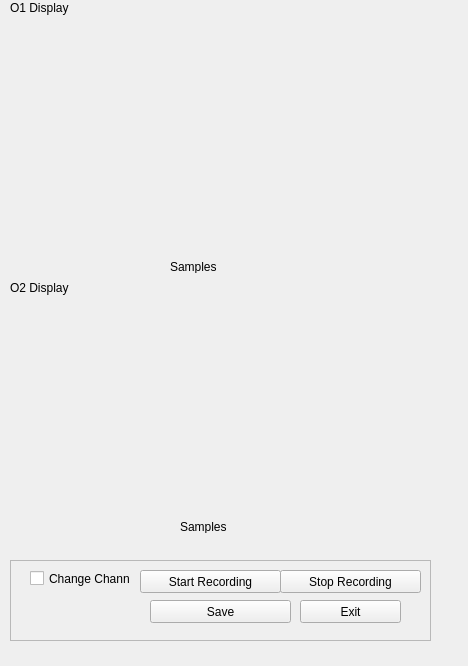
<?xml version="1.0" encoding="UTF-8"?>
<ui version="4.0">
 <class>Form</class>
 <widget class="QWidget" name="Form">
  <property name="geometry">
   <rect>
    <x>0</x>
    <y>0</y>
    <width>468</width>
    <height>666</height>
   </rect>
  </property>
  <property name="windowTitle">
   <string>Form</string>
  </property>
  <widget class="QwtPlot" name="qwtPlot">
   <property name="geometry">
    <rect>
     <x>10</x>
     <y>20</y>
     <width>421</width>
     <height>241</height>
    </rect>
   </property>
  </widget>
  <widget class="QFrame" name="frame">
   <property name="geometry">
    <rect>
     <x>10</x>
     <y>560</y>
     <width>421</width>
     <height>81</height>
    </rect>
   </property>
   <property name="frameShape">
    <enum>QFrame::StyledPanel</enum>
   </property>
   <property name="frameShadow">
    <enum>QFrame::Raised</enum>
   </property>
   <widget class="QPushButton" name="btn2">
    <property name="geometry">
     <rect>
      <x>270</x>
      <y>10</y>
      <width>141</width>
      <height>23</height>
     </rect>
    </property>
    <property name="text">
     <string>Stop Recording</string>
    </property>
   </widget>
   <widget class="QPushButton" name="Exit">
    <property name="geometry">
     <rect>
      <x>290</x>
      <y>40</y>
      <width>101</width>
      <height>23</height>
     </rect>
    </property>
    <property name="text">
     <string>Exit</string>
    </property>
   </widget>
   <widget class="QPushButton" name="btn1">
    <property name="geometry">
     <rect>
      <x>130</x>
      <y>10</y>
      <width>141</width>
      <height>23</height>
     </rect>
    </property>
    <property name="text">
     <string>Start Recording</string>
    </property>
   </widget>
   <widget class="QCheckBox" name="chan_check">
    <property name="geometry">
     <rect>
      <x>20</x>
      <y>10</y>
      <width>101</width>
      <height>17</height>
     </rect>
    </property>
    <property name="text">
     <string>Change Channel</string>
    </property>
   </widget>
   <widget class="QPushButton" name="save_btn">
    <property name="geometry">
     <rect>
      <x>140</x>
      <y>40</y>
      <width>141</width>
      <height>23</height>
     </rect>
    </property>
    <property name="text">
     <string>Save</string>
    </property>
   </widget>
   <zorder>btn2</zorder>
   <zorder>Exit</zorder>
   <zorder>btn1</zorder>
   <zorder>chan_check</zorder>
   <zorder>save_btn</zorder>
   <zorder>qwtPlot_4</zorder>
  </widget>
  <widget class="QLabel" name="label">
   <property name="geometry">
    <rect>
     <x>10</x>
     <y>0</y>
     <width>71</width>
     <height>16</height>
    </rect>
   </property>
   <property name="text">
    <string>O1 Display</string>
   </property>
  </widget>
  <widget class="QLabel" name="label_3">
   <property name="geometry">
    <rect>
     <x>10</x>
     <y>280</y>
     <width>71</width>
     <height>16</height>
    </rect>
   </property>
   <property name="text">
    <string>O2 Display</string>
   </property>
  </widget>
  <widget class="QLabel" name="label_5">
   <property name="geometry">
    <rect>
     <x>170</x>
     <y>260</y>
     <width>46</width>
     <height>13</height>
    </rect>
   </property>
   <property name="text">
    <string>Samples</string>
   </property>
  </widget>
  <widget class="QwtPlot" name="qwtPlot_4">
   <property name="geometry">
    <rect>
     <x>10</x>
     <y>300</y>
     <width>421</width>
     <height>221</height>
    </rect>
   </property>
  </widget>
  <widget class="QLabel" name="label_7">
   <property name="geometry">
    <rect>
     <x>180</x>
     <y>520</y>
     <width>46</width>
     <height>13</height>
    </rect>
   </property>
   <property name="text">
    <string>Samples</string>
   </property>
  </widget>
 </widget>
 <customwidgets>
  <customwidget>
   <class>QwtPlot</class>
   <extends>QFrame</extends>
   <header>qwt_plot.h</header>
   <container>1</container>
  </customwidget>
 </customwidgets>
 <resources/>
 <connections>
  <connection>
   <sender>btn1</sender>
   <signal>clicked()</signal>
   <receiver>qwtPlot</receiver>
   <slot>update()</slot>
   <hints>
    <hint type="sourcelabel">
     <x>112</x>
     <y>361</y>
    </hint>
    <hint type="destinationlabel">
     <x>498</x>
     <y>267</y>
    </hint>
   </hints>
  </connection>
  <connection>
   <sender>btn2</sender>
   <signal>clicked()</signal>
   <receiver>qwtPlot</receiver>
   <slot>update()</slot>
   <hints>
    <hint type="sourcelabel">
     <x>270</x>
     <y>580</y>
    </hint>
    <hint type="destinationlabel">
     <x>393</x>
     <y>210</y>
    </hint>
   </hints>
  </connection>
  <connection>
   <sender>Exit</sender>
   <signal>clicked()</signal>
   <receiver>Form</receiver>
   <slot>close()</slot>
   <hints>
    <hint type="sourcelabel">
     <x>380</x>
     <y>610</y>
    </hint>
    <hint type="destinationlabel">
     <x>396</x>
     <y>432</y>
    </hint>
   </hints>
  </connection>
 </connections>
</ui>
